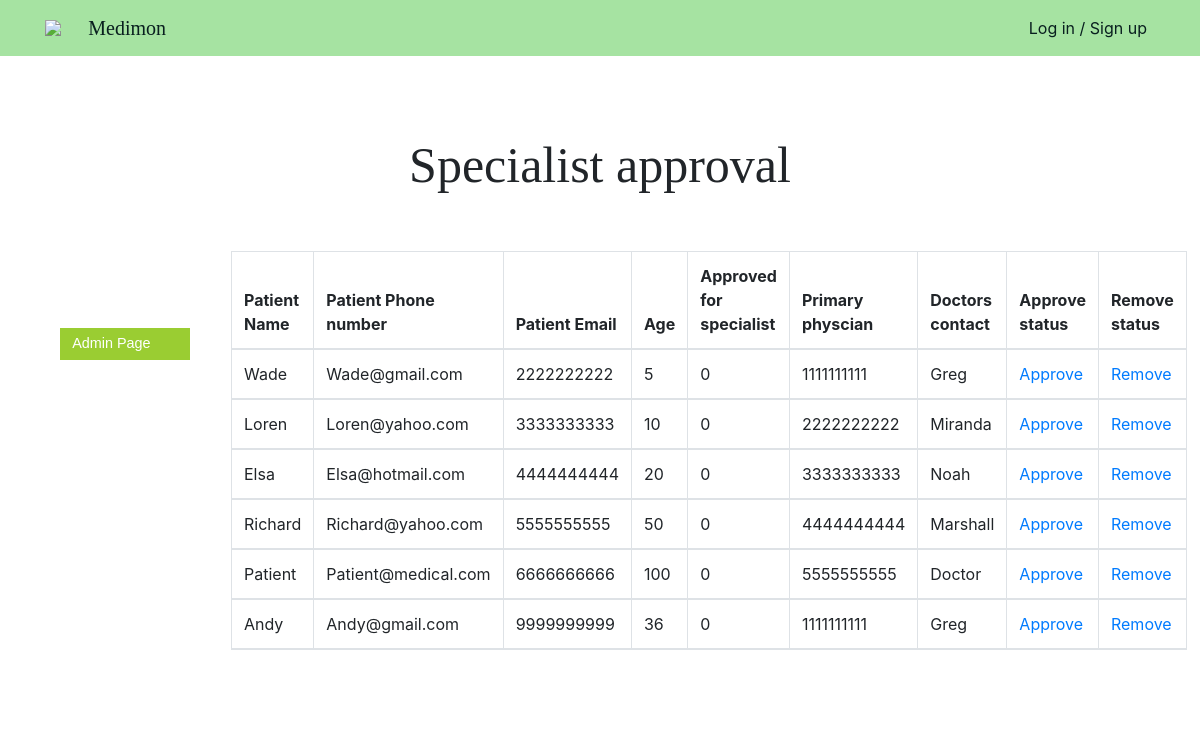
Screenshot of /adminPages/SpecialistApproval.php with the database file from the repository.
### tables this page shows
CREATE TABLE PATIENT (
    Patient_id           INT AUTO_INCREMENT,
    Primary_physician_id INT,
    Specialist_approved  BOOLEAN,
    Specialist_check VARCHAR(8) NOT NULL DEFAULT "NA",
    Name                 VARCHAR(20) NOT NULL,
    Password             VARCHAR(255) NOT NULL,
    Phone_number         CHAR(10) UNIQUE NOT NULL,
    Email                VARCHAR(254) UNIQUE,
    Age                  INT,
    Medical_allergy      BOOLEAN NOT NULL DEFAULT false,
    Medical_Al_Description VARCHAR(100),
    PRIMARY KEY (Patient_id),
    FOREIGN KEY (Primary_physician_id) REFERENCES DOCTOR(Doctor_id)
);

CREATE TABLE DOCTOR (
    Doctor_id      INT AUTO_INCREMENT,
    Office_id      INT,
    Speciality     VARCHAR(30),
    Name           VARCHAR(20),
    Password       VARCHAR(255) NOT NULL,
    Phone_number   CHAR(10) UNIQUE,
    PRIMARY KEY (Doctor_id),
    FOREIGN KEY (Office_id) REFERENCES OFFICE(Office_id)
);

### adminPages/SpecialistApproval.php (the view, shortened to what this page needs)
<?php
require_once "../php/config.php";
$sql = "SELECT PData.Name as P_Name, PData.Email as P_Email, PData.Phone_Number as P_Phone_Num, PData.Age as P_Age, PData.Patient_id as P_id, PData.Specialist_approved as P_SpesApprove, DData.Name as Doctor_name,
         DData.Phone_Number as D_Phone_Num FROM PATIENT AS PData LEFT JOIN DOCTOR AS DData ON PData.Primary_physician_id = DData.Doctor_id; ";
$result = mysqli_query($db, $sql);
$PtableResult = "";
if ($result->num_rows > 0) {
  while($row = $result-> fetch_assoc()) {
    $PtableResult .= "<tr>". "<td>" . $row["P_Name"] . "</td><td>"  . $row["P_Email"] . "</td><td>" . $row["P_Phone_Num"] . "</td><td>" .  $row["P_Age"] . "</td><td>"
                    . $row["P_SpesApprove"] . "</td><td>" . $row["D_Phone_Num"] . "</td><td>" . $row["Doctor_name"] . "</td>". "</td><td>
                    <a href='../adminPages/SpecialistApproval.php?approve_Pid=" . $row["P_id"]  . "'>Approve</a> </td>" . "</td><td> <a href='../adminPages/SpecialistApproval.php?remove_Pid=" . $row["P_id"] . "'>Remove</a>
                                         </td>" .  "</tr>";
  }
}
?>
<!doctype html>
<html lang="en">
<head>
  <link rel="stylesheet" href="../css/style.css">
  <link rel="stylesheet" href="https://stackpath.bootstrapcdn.com/bootstrap/4.3.1/css/bootstrap.min.css"
>
</head>
<nav class="floating-menu">
        <a href="AdminPage.php">
            <div>
                Admin Page
            </div>
        </a>
</nav>
<?php include_once("../php/header.php"); ?>
<section id = "Admin user">
<div class="main-container">
    <div class="main-wrap">
      <div class="text-center" id="Admin-header">Specialist approval</div>
      <div class="container-fluid">
        <div class="row justify-content-center my-5">
          <div class="col-12">
            <table class="table table-bordered">
              <thead class="thead">
                <tr>
                  <th scope="col">Patient Name</th>
                  <th scope="col">Patient Phone number</th>
                  <th scope="col">Patient Email</th>
                  <th scope="col">Age</th>
                  <th scope="col">Approved for specialist</th>
                  <th scope="col">Primary physcian</th>
                  <th scope="col">Doctors contact</th>
                  <th scope="col">Approve status</th>
                  <th scope="col">Remove status</th>
                </tr>
                <?php echo $PtableResult;?>
              </thead>
            </table>
          </div>
        </div>
      </div>
      </section>
</body>
</html>

### php/header.php (shortened to what this page needs)
<nav class="navbar navbar-expand-lg nav-back fixed-top" id="mainNav">
  <div class="container">
    <img src="./img/main_icon.png" class="mainicon" href="/localhost/cosc3380/index.php">
    <a class="navbar-brand" href="//localhost/cosc3380/index.php">Medimon</a>
    <div class="collapse navbar-collapse" id="navbarResponsive">
      <ul class="navbar-nav ml-auto">
        <?php
          if (!isset($_SESSION['loggedin'])) {
            echo '<li class="nav-item"><a class="nav-link" href="//localhost/cosc3380/auth/login.php" id="login">Log in / Sign up</a></li>';
          } else {
            echo '<li class="nav-item"><a class="nav-link" href="//localhost/cosc3380/auth/logout.php" id="logout">Log out</a></li>';
          }
        ?>
      </ul>
    </div>
  </div>
</nav>

### css/style.css (style rules this page uses)
.nav-back { background: #a6e3a2; color: #fff; }
.navbar-brand { color: rgb(9, 31, 31); font-family:Cambria, Cochin, Georgia, Times, 'Times New Roman', serif; font: bold; }
.nav-link { color: rgb(9, 31, 31); }
html { height: 100%; }
.main-container { width:100%; display:flex; flex-direction:column; align-items:center; margin-top: 21px; margin-top: 21px; height: 150%; }
.main-container .main-wrap { width:768px; margin-top: 30px; }
.main-container { background-color: #ffffff; height: 700px; }
.mainicon { width: 3%; margin-right: 10px; }
#Admin-header { margin-top: 10%; margin-bottom: 20px; font-family:Cambria, Cochin, Georgia, Times, 'Times New Roman', serif; font: bold; font-size: 50px; }
* { padding: 0px; margin: 0px; box-sizing: border-box; }
table { width: 600px; }
.floating-menu { top:40%; left:5%; font-family: sans-serif; background: yellowgreen; padding: 5px;; width: 130px; z-index: 100; position: fixed; }
.floating-menu a, .floating-menu h3 { font-size: 0.9em; display: block; margin: 0 0.5em; color: white; }

### rows the page displays
patient: Name "Wade", Email "Wade@gmail.com", Phone_number "2222222222", Age "5", Specialist_approved "0", Primary_physician.Phone_number "1111111111", Primary_physician.Name "Greg"
patient: Name "Loren", Email "Loren@yahoo.com", Phone_number "3333333333", Age "10", Specialist_approved "0", Primary_physician.Phone_number "2222222222", Primary_physician.Name "Miranda"
patient: Name "Elsa", Email "Elsa@hotmail.com", Phone_number "4444444444", Age "20", Specialist_approved "0", Primary_physician.Phone_number "3333333333", Primary_physician.Name "Noah"
patient: Name "Richard", Email "Richard@yahoo.com", Phone_number "5555555555", Age "50", Specialist_approved "0", Primary_physician.Phone_number "4444444444", Primary_physician.Name "Marshall"
patient: Name "Patient", Email "Patient@medical.com", Phone_number "6666666666", Age "100", Specialist_approved "0", Primary_physician.Phone_number "5555555555", Primary_physician.Name "Doctor"
patient: Name "Andy", Email "Andy@gmail.com", Phone_number "9999999999", Age "36", Specialist_approved "0", Primary_physician.Phone_number "1111111111", Primary_physician.Name "Greg"
